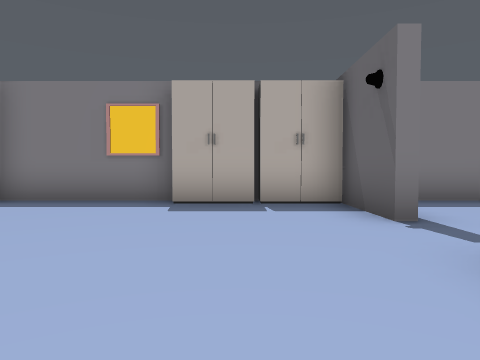
[1] (above)

17 first-person views from a walk through a scene from a Unity 3-D project. The camera is 1.2 m above the floor, tilts 2° down and sees 70° across. The floor is counted in squares, 2 m on a side. Each view is taken from the middle of a square. On the plan, view 1 faces up. The plan holds only what a view shows up to about 10 squares ahead; the rest is blank. The place goes on beyond the plan. The player is left out. Some animated figures are left out.

[2]
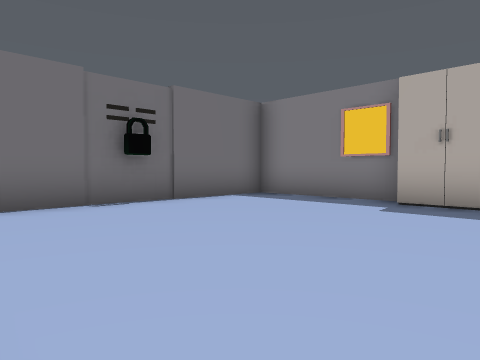

[3]
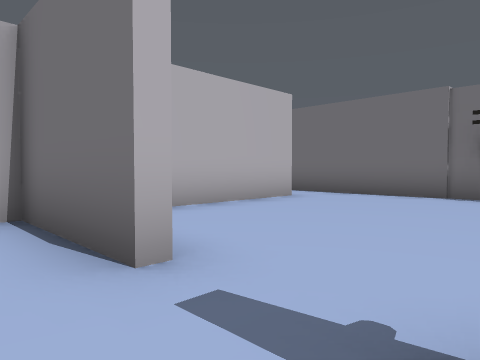

[4]
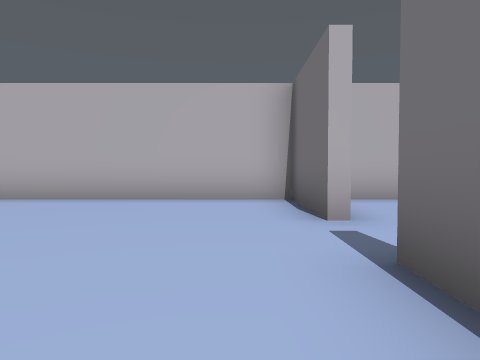

[5]
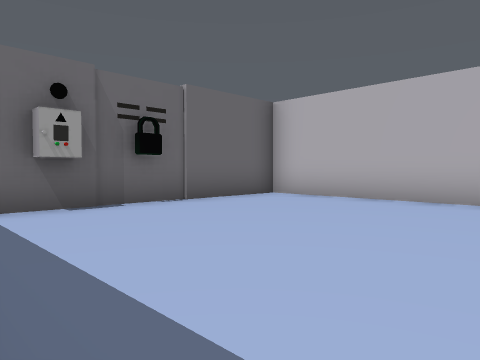

[6]
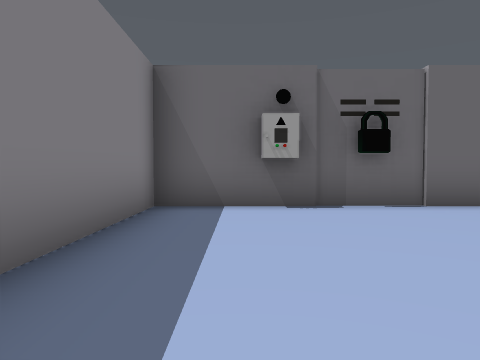

[7]
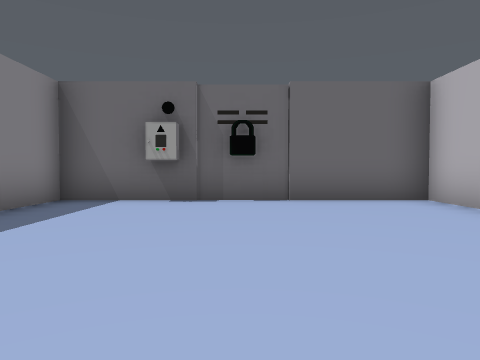

[8]
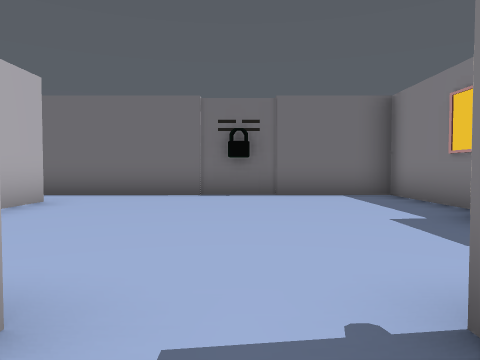

[9]
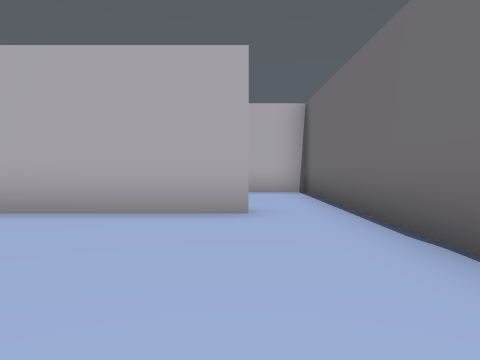

[10]
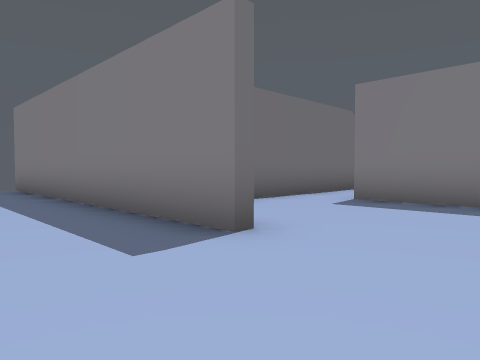

[11]
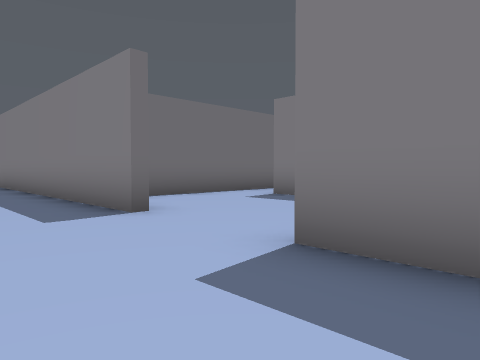

[12]
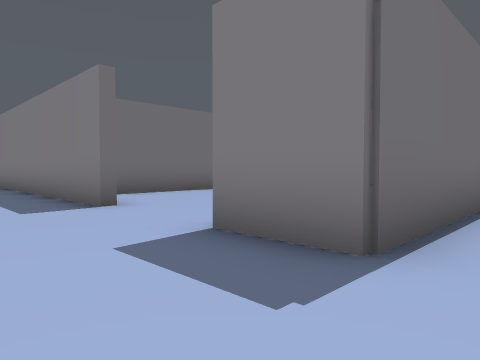

[13]
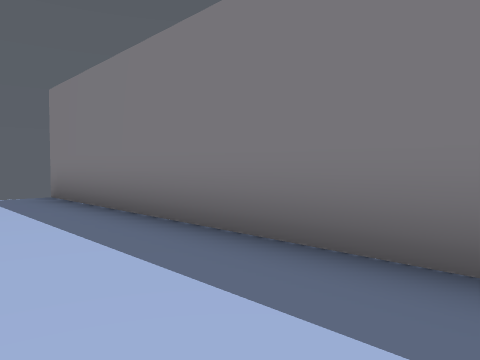

[14]
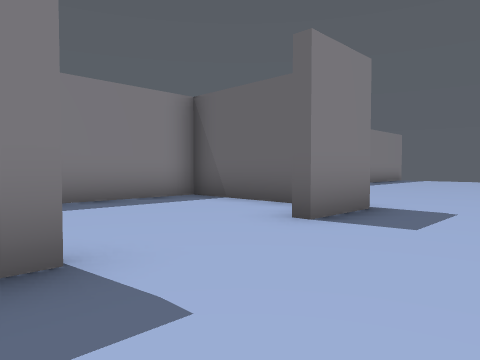

[15]
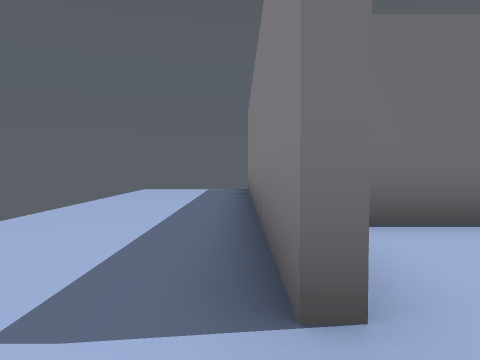

[16]
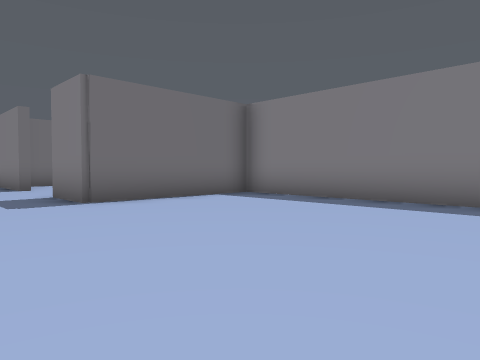

[17]
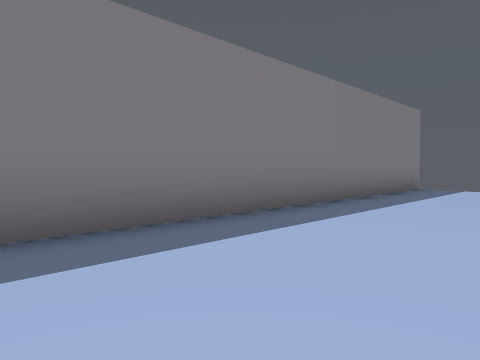

### Floor plan
Points are (right, up) in squares from view 1. A wall is a line through its corners. A room is listed if a view was taken in it or the views show most of it. See-through windows are left out.
Room 1 (views 1, 2, 9)
walls: (-4.6, 2.2) (-4.6, -1.5); (-1.2, 6.4) (-4.6, 6.4) (-4.6, 3.8); (-3.1, -0.5) (1, -0.5); (1.7, 3.8) (1.7, 5.9)
ways out: opening at (2, 3) to room 2; opening at (-4, -1) to room 3
objects: other object (0, 6); other object (1, 6)
Room 2 (views 3, 4, 5, 6, 7, 8)
walls: (2, 4.6) (2, 3.8) (1.7, 3.8); (1.6, 2.1) (2, 2.1) (2, -0.5) (8.4, -0.5) (8.4, 2.1); (8.4, 4.4) (8.4, 6.4) (3.2, 6.4)
ways out: opening at (2, 3) to room 1
objects: other object (8, 4); other object (9, 3)
Room 3 (views 10, 11, 13, 14, 15)
walls: (-2.2, -4.8) (-10.8, -4.8); (-4.6, -1.5) (-4.6, -4.5) (-3.1, -4.5); (2, -4.8) (0.4, -4.8); (1.7, -3.6) (1.7, -0.8) (-3.1, -0.8)
ways out: opening at (-4, -1) to room 1; opening at (1.5, -6.5) to room 4; gap at (-11, -5)
Room 4 (views 12, 16, 17)
walls: (14.4, -0.8) (2, -0.8) (2, -4.8)
ways out: opening at (1.5, -6.5) to room 3

Positions as (right, up) in squares from view 1, and headings:
1: (0, 0), facing up
2: (1, 0), facing up-left
3: (3, 4), facing down-left
4: (3, 6), facing down
5: (3, 6), facing down-right
6: (3, 5), facing right
7: (2, 3), facing right
8: (3, 3), facing left
9: (-3, 4), facing down
10: (0, -7), facing up-left
11: (2, -7), facing up-left
12: (3, -7), facing up-left
13: (-3, -7), facing up-left
14: (-3, -7), facing up-right
15: (-1, -5), facing left
16: (8, -7), facing up-left
17: (4, -4), facing up-right
